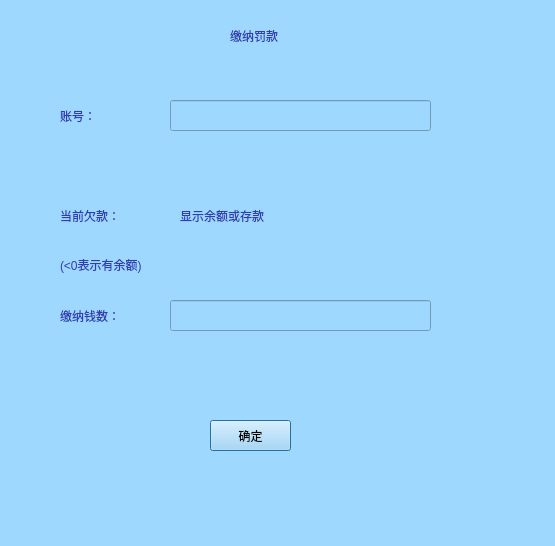
<?xml version="1.0" encoding="UTF-8"?>
<ui version="4.0">
 <class>payFine</class>
 <widget class="QDialog" name="payFine">
  <property name="geometry">
   <rect>
    <x>0</x>
    <y>0</y>
    <width>555</width>
    <height>546</height>
   </rect>
  </property>
  <property name="windowTitle">
   <string>缴纳罚款</string>
  </property>
  <property name="styleSheet">
   <string notr="true">background-color: rgb(158, 216, 255);</string>
  </property>
  <widget class="QLabel" name="label_9">
   <property name="geometry">
    <rect>
     <x>230</x>
     <y>0</y>
     <width>111</width>
     <height>71</height>
    </rect>
   </property>
   <property name="styleSheet">
    <string notr="true">color: rgb(48, 60, 175);
font: 87 9pt &quot;Arial&quot;;
font: 14pt &quot;Arial&quot;;
font: 10pt &quot;华文新魏&quot;;
font: 11pt &quot;Arial&quot;;
font: 11pt &quot;华文新魏&quot;;</string>
   </property>
   <property name="text">
    <string>缴纳罚款</string>
   </property>
  </widget>
  <widget class="QLineEdit" name="lineEdit">
   <property name="geometry">
    <rect>
     <x>170</x>
     <y>100</y>
     <width>261</width>
     <height>31</height>
    </rect>
   </property>
  </widget>
  <widget class="QLabel" name="label_2">
   <property name="geometry">
    <rect>
     <x>60</x>
     <y>300</y>
     <width>101</width>
     <height>31</height>
    </rect>
   </property>
   <property name="styleSheet">
    <string notr="true">color: rgb(48, 60, 175);
font: 87 9pt &quot;Arial&quot;;
font: 14pt &quot;Arial&quot;;
font: 10pt &quot;华文新魏&quot;;
font: 11pt &quot;Arial&quot;;
font: 11pt &quot;华文新魏&quot;;</string>
   </property>
   <property name="text">
    <string>缴纳钱数：</string>
   </property>
  </widget>
  <widget class="QLabel" name="label">
   <property name="geometry">
    <rect>
     <x>60</x>
     <y>100</y>
     <width>91</width>
     <height>31</height>
    </rect>
   </property>
   <property name="styleSheet">
    <string notr="true">color: rgb(48, 60, 175);
font: 87 9pt &quot;Arial&quot;;
font: 14pt &quot;Arial&quot;;
font: 10pt &quot;华文新魏&quot;;
font: 11pt &quot;Arial&quot;;
font: 11pt &quot;华文新魏&quot;;</string>
   </property>
   <property name="text">
    <string>账号：</string>
   </property>
  </widget>
  <widget class="QLineEdit" name="lineEdit_2">
   <property name="geometry">
    <rect>
     <x>170</x>
     <y>300</y>
     <width>261</width>
     <height>31</height>
    </rect>
   </property>
  </widget>
  <widget class="QLabel" name="label_3">
   <property name="geometry">
    <rect>
     <x>60</x>
     <y>180</y>
     <width>151</width>
     <height>71</height>
    </rect>
   </property>
   <property name="styleSheet">
    <string notr="true">color: rgb(48, 60, 175);
font: 87 9pt &quot;Arial&quot;;
font: 14pt &quot;Arial&quot;;
font: 10pt &quot;华文新魏&quot;;
font: 11pt &quot;Arial&quot;;
font: 11pt &quot;华文新魏&quot;;</string>
   </property>
   <property name="text">
    <string>当前欠款：</string>
   </property>
  </widget>
  <widget class="QLabel" name="label_4">
   <property name="geometry">
    <rect>
     <x>180</x>
     <y>200</y>
     <width>311</width>
     <height>31</height>
    </rect>
   </property>
   <property name="styleSheet">
    <string notr="true">color: rgb(48, 60, 175);
font: 87 9pt &quot;Arial&quot;;
font: 14pt &quot;Arial&quot;;
font: 10pt &quot;华文新魏&quot;;
font: 11pt &quot;Arial&quot;;
font: 11pt &quot;华文新魏&quot;;</string>
   </property>
   <property name="text">
    <string>显示余额或存款</string>
   </property>
  </widget>
  <widget class="QLabel" name="label_6">
   <property name="geometry">
    <rect>
     <x>60</x>
     <y>240</y>
     <width>251</width>
     <height>51</height>
    </rect>
   </property>
   <property name="styleSheet">
    <string notr="true">color: rgb(48, 60, 175);
font: 87 9pt &quot;Arial&quot;;
font: 14pt &quot;Arial&quot;;
font: 10pt &quot;华文新魏&quot;;
font: 11pt &quot;Arial&quot;;
font: 11pt &quot;华文新魏&quot;;</string>
   </property>
   <property name="text">
    <string>(&lt;0表示有余额)</string>
   </property>
  </widget>
  <widget class="QPushButton" name="pushButton">
   <property name="enabled">
    <bool>true</bool>
   </property>
   <property name="geometry">
    <rect>
     <x>210</x>
     <y>420</y>
     <width>81</width>
     <height>31</height>
    </rect>
   </property>
   <property name="text">
    <string>确定</string>
   </property>
  </widget>
  <widget class="QLabel" name="label_5">
   <property name="geometry">
    <rect>
     <x>60</x>
     <y>340</y>
     <width>591</width>
     <height>71</height>
    </rect>
   </property>
   <property name="styleSheet">
    <string notr="true">color: rgb(48, 60, 175);
font: 87 9pt &quot;Arial&quot;;
font: 14pt &quot;Arial&quot;;
font: 10pt &quot;华文新魏&quot;;
font: 11pt &quot;Arial&quot;;
font: 11pt &quot;华文新魏&quot;;</string>
   </property>
   <property name="text">
    <string/>
   </property>
  </widget>
 </widget>
 <resources/>
 <connections/>
</ui>
